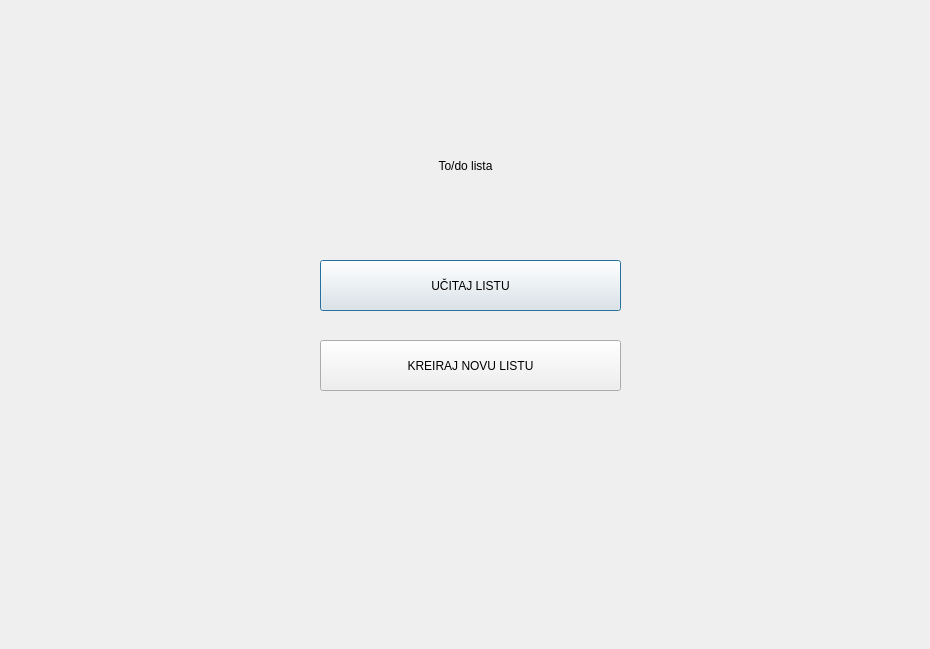
<?xml version="1.0" encoding="UTF-8"?>
<ui version="4.0">
 <class>Dialog</class>
 <widget class="QDialog" name="Dialog">
  <property name="geometry">
   <rect>
    <x>0</x>
    <y>0</y>
    <width>930</width>
    <height>649</height>
   </rect>
  </property>
  <property name="windowTitle">
   <string>Dialog</string>
  </property>
  <widget class="QWidget" name="widget" native="true">
   <property name="geometry">
    <rect>
     <x>0</x>
     <y>0</y>
     <width>931</width>
     <height>721</height>
    </rect>
   </property>
   <property name="styleSheet">
    <string notr="true">background-color: rgb(44, 49, 61);
color: red;
font-family: \'Times New Roman\', serif;
font-weight: bold;
font-size: 40px;
border: 1px solid rgb(51, 122, 183);
border-radius: 5px;</string>
   </property>
   <widget class="QLabel" name="naslov_tekst">
    <property name="geometry">
     <rect>
      <x>0</x>
      <y>110</y>
      <width>931</width>
      <height>111</height>
     </rect>
    </property>
    <property name="whatsThis">
     <string>Naziv aplikacije.</string>
    </property>
    <property name="text">
     <string>To/do lista</string>
    </property>
    <property name="alignment">
     <set>Qt::AlignCenter</set>
    </property>
   </widget>
   <widget class="QPushButton" name="ucitaj_listu">
    <property name="geometry">
     <rect>
      <x>320</x>
      <y>260</y>
      <width>301</width>
      <height>51</height>
     </rect>
    </property>
    <property name="whatsThis">
     <string>Tipka koja otvara izbornik za otvaranje postojeće liste.</string>
    </property>
    <property name="styleSheet">
     <string notr="true">background-color: rgb(78, 165, 255);
color: black;
font-family: \'Times New Roman\', serif;
font-weight: bold;
font-size: 20px;
border-radius: 5px;</string>
    </property>
    <property name="text">
     <string>UČITAJ LISTU</string>
    </property>
   </widget>
   <widget class="QPushButton" name="kreiraj_listu">
    <property name="geometry">
     <rect>
      <x>320</x>
      <y>340</y>
      <width>301</width>
      <height>51</height>
     </rect>
    </property>
    <property name="whatsThis">
     <string>Tipka koja otvara izbornik za kreiranje nove liste.</string>
    </property>
    <property name="styleSheet">
     <string notr="true">background-color: rgb(78, 165, 255);
color: black;
font-family: \'Times New Roman\', serif;
font-weight: bold;
font-size: 20px;
border-radius: 5px;</string>
    </property>
    <property name="text">
     <string>KREIRAJ NOVU LISTU</string>
    </property>
   </widget>
  </widget>
 </widget>
 <resources/>
 <connections/>
</ui>
